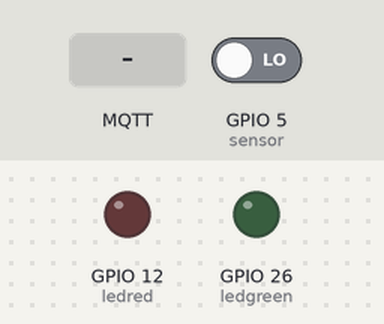
Bench run of a sketch on a simulated ESP32. On the bench: output pins drawn as LEDs (lit = HIGH). The test bench sets the inputs (shaded band); at power-on: GPIO 5 (sensor) LOW. WiFi joins after 1.5 s; servers stay silent unless stated; no MQTT or app messages arrive unless stated; what the sketch prints to the serial monitor is not drawn.

Above: at 2.7 s.
2.8 s: MQTT message "esp32/Door_status" arrives on the first subscribed topic
At 3.7 s:
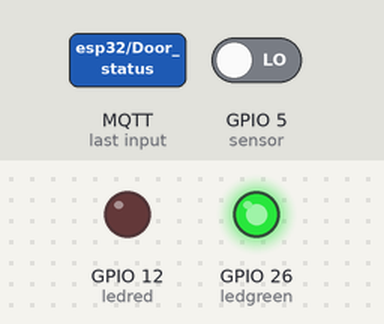
4.3 s: MQTT message "1" arrives on the first subscribed topic
6.5 s: MQTT message "on" arrives on the first subscribed topic
Timing chart, 0 to 9.5 s (numbered marks = the images above; inputs shaded):
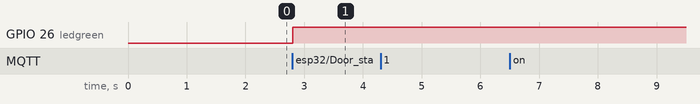

Measured:
- after the input at 2.8 s, GPIO 26 (ledgreen): LOW → HIGH at once
- after the input at 4.3 s, every drawn part: stays the same
- after the input at 6.5 s, every drawn part: stays the same

The sketch:

transmitting_data_from_esp_to_rasb.ino
```cpp
#include <WiFi.h>
#include <PubSubClient.h>
#include <Wire.h>

// Replace the next variables with your SSID/Password combination
const char* ssid = "Labospace";
const char* password = "Laboo2020";

// Add your MQTT Broker IP address, example:
//const char* mqtt_server = "192.168.1.50";
const char* mqtt_server = "192.168.1.50";

WiFiClient espClient;
PubSubClient client(espClient);
long lastMsg = 0;
char msg[50];
int value = 0;

int ledgreen = 26; //Door Closed Status
int ledred = 12; // Door Open Status
int sensor = 5; // Door sensor connected to Pin 5 in Arduino
float Door_Status = 0;
void setup() {
  Serial.begin(115200);

  setup_wifi();
  client.setServer(mqtt_server, 1883);
  client.setCallback(callback);

  pinMode(sensor, INPUT);
  pinMode(ledgreen, OUTPUT);
  pinMode(ledred, OUTPUT);
}

void setup_wifi() {
  delay(10);
  // We start by connecting to a WiFi network
  Serial.println();
  Serial.print("Connecting to ");
  Serial.println(ssid);

  WiFi.begin(ssid, password);

  while (WiFi.status() != WL_CONNECTED) {
    delay(500);
    Serial.print(".");
  }

  Serial.println("");
  Serial.println("WiFi connected");
  Serial.println("IP address: ");
  Serial.println(WiFi.localIP());
}

void callback(char* topic, byte* message, unsigned int length) {
  Serial.print("Message arrived on topic: ");
  Serial.print(topic);
  Serial.print(". Message: ");
  String messageLED;

  for (int i = 0; i < length; i++) {
    Serial.print((char)message[i]);
    messageLED += (char)message[i];
  }
  Serial.println();


  // If a message is received on the topic esp32/Door_status, you check if the message is either "HIGH" or "LOW".
  if (String(topic) == "esp32/Door_status") {
     if (digitalRead(sensor) == HIGH)
  {
    Serial.print("LED  IS ON , DOOR IS CLOSED  ");
    digitalWrite(ledgreen, LOW);
    digitalWrite(ledred, HIGH);

  }
        else if (digitalRead(sensor) == LOW)
  {
    Serial.print("LED IS OFF , DOOR IS OPENED  ");
    //Serial.println("Your Door is OPENED");
     digitalWrite(ledgreen, HIGH);
    digitalWrite(ledred, LOW);

  }
  }
}

void reconnect() {
  // Loop until we're reconnected
  while (!client.connected()) {
    Serial.print("Attempting MQTT connection...");
    // Attempt to connect
    if (client.connect("ESP8266Client")) {
      Serial.println("connected");
      // Subscribe
      client.subscribe("esp32/Door_status");
    } else {
      Serial.print("failed, rc=");
      Serial.print(client.state());
      Serial.println(" try again in 5 seconds");
      // Wait half second before retrying
      delay(500);
    }
  }
}
void loop() {
  if (!client.connected()) {
    reconnect();
  }
  client.loop();

  long now = millis();
  if (now - lastMsg > 5000) {
  lastMsg = now;

 Door_Status = digitalRead(sensor);

    char doorString[8];
    dtostrf( Door_Status, 1, 2, doorString);
    Serial.print("Door_status: ");
    Serial.println(doorString);
    client.publish("esp32/Door_status", doorString);


  }
}
```
